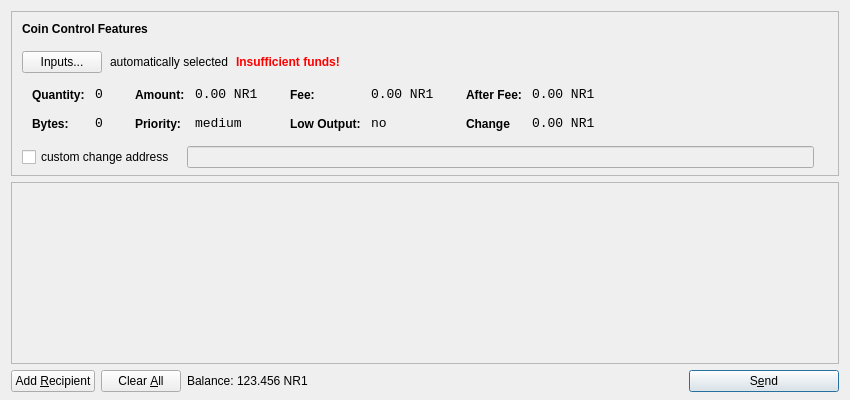
<?xml version="1.0" encoding="UTF-8"?>
<ui version="4.0">
 <class>SendCoinsDialog</class>
 <widget class="QDialog" name="SendCoinsDialog">
  <property name="geometry">
   <rect>
    <x>0</x>
    <y>0</y>
    <width>850</width>
    <height>400</height>
   </rect>
  </property>
  <property name="windowTitle">
   <string>Send Coins</string>
  </property>
  <layout class="QVBoxLayout" name="verticalLayout" stretch="0,1,0">
   <property name="bottomMargin">
    <number>8</number>
   </property>
   <item>
    <widget class="QFrame" name="frameCoinControl">
     <property name="sizePolicy">
      <sizepolicy hsizetype="Expanding" vsizetype="Expanding">
       <horstretch>0</horstretch>
       <verstretch>0</verstretch>
      </sizepolicy>
     </property>
     <property name="maximumSize">
      <size>
       <width>16777215</width>
       <height>16777215</height>
      </size>
     </property>
     <property name="frameShape">
      <enum>QFrame::StyledPanel</enum>
     </property>
     <property name="frameShadow">
      <enum>QFrame::Sunken</enum>
     </property>
     <layout class="QVBoxLayout" name="verticalLayoutCoinControl2">
      <property name="spacing">
       <number>-1</number>
      </property>
      <property name="leftMargin">
       <number>0</number>
      </property>
      <property name="topMargin">
       <number>0</number>
      </property>
      <property name="rightMargin">
       <number>0</number>
      </property>
      <property name="bottomMargin">
       <number>6</number>
      </property>
      <item>
       <layout class="QVBoxLayout" name="verticalLayoutCoinControl" stretch="0,0,0,0,1">
        <property name="spacing">
         <number>0</number>
        </property>
        <property name="leftMargin">
         <number>10</number>
        </property>
        <property name="topMargin">
         <number>10</number>
        </property>
        <item>
         <layout class="QHBoxLayout" name="horizontalLayoutCoinControl1">
          <property name="bottomMargin">
           <number>15</number>
          </property>
          <item>
           <widget class="QLabel" name="labelCoinControlFeatures">
            <property name="sizePolicy">
             <sizepolicy hsizetype="Preferred" vsizetype="Maximum">
              <horstretch>0</horstretch>
              <verstretch>0</verstretch>
             </sizepolicy>
            </property>
            <property name="font">
             <font>
              <weight>75</weight>
              <bold>true</bold>
             </font>
            </property>
            <property name="styleSheet">
             <string notr="true">font-weight:bold;</string>
            </property>
            <property name="text">
             <string>Coin Control Features</string>
            </property>
           </widget>
          </item>
         </layout>
        </item>
        <item>
         <layout class="QHBoxLayout" name="horizontalLayoutCoinControl2" stretch="0,0,0,0">
          <property name="spacing">
           <number>8</number>
          </property>
          <property name="bottomMargin">
           <number>10</number>
          </property>
          <item>
           <widget class="QPushButton" name="pushButtonCoinControl">
            <property name="styleSheet">
             <string notr="true"/>
            </property>
            <property name="text">
             <string>Inputs...</string>
            </property>
           </widget>
          </item>
          <item>
           <widget class="QLabel" name="labelCoinControlAutomaticallySelected">
            <property name="text">
             <string>automatically selected</string>
            </property>
            <property name="margin">
             <number>5</number>
            </property>
           </widget>
          </item>
          <item>
           <widget class="QLabel" name="labelCoinControlInsuffFunds">
            <property name="font">
             <font>
              <weight>75</weight>
              <bold>true</bold>
             </font>
            </property>
            <property name="styleSheet">
             <string notr="true">color:red;font-weight:bold;</string>
            </property>
            <property name="text">
             <string>Insufficient funds!</string>
            </property>
            <property name="margin">
             <number>5</number>
            </property>
           </widget>
          </item>
          <item>
           <spacer name="horizontalSpacerCoinControl">
            <property name="orientation">
             <enum>Qt::Horizontal</enum>
            </property>
            <property name="sizeHint" stdset="0">
             <size>
              <width>40</width>
              <height>1</height>
             </size>
            </property>
           </spacer>
          </item>
         </layout>
        </item>
        <item>
         <widget class="QWidget" name="widgetCoinControl" native="true">
          <property name="sizePolicy">
           <sizepolicy hsizetype="Preferred" vsizetype="Preferred">
            <horstretch>0</horstretch>
            <verstretch>0</verstretch>
           </sizepolicy>
          </property>
          <property name="minimumSize">
           <size>
            <width>0</width>
            <height>0</height>
           </size>
          </property>
          <property name="styleSheet">
           <string notr="true"/>
          </property>
          <layout class="QHBoxLayout" name="horizontalLayoutCoinControl5">
           <property name="margin">
            <number>0</number>
           </property>
           <item>
            <layout class="QHBoxLayout" name="horizontalLayoutCoinControl3" stretch="0,0,0,1">
             <property name="spacing">
              <number>20</number>
             </property>
             <property name="topMargin">
              <number>0</number>
             </property>
             <property name="bottomMargin">
              <number>10</number>
             </property>
             <item>
              <layout class="QFormLayout" name="formLayoutCoinControl1">
               <property name="horizontalSpacing">
                <number>10</number>
               </property>
               <property name="verticalSpacing">
                <number>14</number>
               </property>
               <property name="leftMargin">
                <number>10</number>
               </property>
               <property name="topMargin">
                <number>4</number>
               </property>
               <property name="rightMargin">
                <number>6</number>
               </property>
               <item row="0" column="0">
                <widget class="QLabel" name="labelCoinControlQuantityText">
                 <property name="styleSheet">
                  <string notr="true">font-weight:bold;</string>
                 </property>
                 <property name="text">
                  <string>Quantity:</string>
                 </property>
                 <property name="margin">
                  <number>0</number>
                 </property>
                </widget>
               </item>
               <item row="0" column="1">
                <widget class="QLabel" name="labelCoinControlQuantity">
                 <property name="font">
                  <font>
                   <family>Monospace</family>
                   <pointsize>10</pointsize>
                  </font>
                 </property>
                 <property name="cursor">
                  <cursorShape>IBeamCursor</cursorShape>
                 </property>
                 <property name="contextMenuPolicy">
                  <enum>Qt::ActionsContextMenu</enum>
                 </property>
                 <property name="text">
                  <string>0</string>
                 </property>
                 <property name="margin">
                  <number>0</number>
                 </property>
                 <property name="textInteractionFlags">
                  <set>Qt::LinksAccessibleByMouse|Qt::TextSelectableByKeyboard|Qt::TextSelectableByMouse</set>
                 </property>
                </widget>
               </item>
               <item row="1" column="0">
                <widget class="QLabel" name="labelCoinControlBytesText">
                 <property name="styleSheet">
                  <string notr="true">font-weight:bold;</string>
                 </property>
                 <property name="text">
                  <string>Bytes:</string>
                 </property>
                </widget>
               </item>
               <item row="1" column="1">
                <widget class="QLabel" name="labelCoinControlBytes">
                 <property name="font">
                  <font>
                   <family>Monospace</family>
                   <pointsize>10</pointsize>
                  </font>
                 </property>
                 <property name="cursor">
                  <cursorShape>IBeamCursor</cursorShape>
                 </property>
                 <property name="contextMenuPolicy">
                  <enum>Qt::ActionsContextMenu</enum>
                 </property>
                 <property name="text">
                  <string>0</string>
                 </property>
                 <property name="textInteractionFlags">
                  <set>Qt::LinksAccessibleByMouse|Qt::TextSelectableByKeyboard|Qt::TextSelectableByMouse</set>
                 </property>
                </widget>
               </item>
              </layout>
             </item>
             <item>
              <layout class="QFormLayout" name="formLayoutCoinControl2">
               <property name="horizontalSpacing">
                <number>10</number>
               </property>
               <property name="verticalSpacing">
                <number>14</number>
               </property>
               <property name="leftMargin">
                <number>6</number>
               </property>
               <property name="topMargin">
                <number>4</number>
               </property>
               <property name="rightMargin">
                <number>6</number>
               </property>
               <item row="0" column="0">
                <widget class="QLabel" name="labelCoinControlAmountText">
                 <property name="styleSheet">
                  <string notr="true">font-weight:bold;</string>
                 </property>
                 <property name="text">
                  <string>Amount:</string>
                 </property>
                 <property name="margin">
                  <number>0</number>
                 </property>
                </widget>
               </item>
               <item row="0" column="1">
                <widget class="QLabel" name="labelCoinControlAmount">
                 <property name="font">
                  <font>
                   <family>Monospace</family>
                   <pointsize>10</pointsize>
                  </font>
                 </property>
                 <property name="cursor">
                  <cursorShape>IBeamCursor</cursorShape>
                 </property>
                 <property name="contextMenuPolicy">
                  <enum>Qt::ActionsContextMenu</enum>
                 </property>
                 <property name="text">
                  <string>0.00 NR1</string>
                 </property>
                 <property name="textInteractionFlags">
                  <set>Qt::LinksAccessibleByMouse|Qt::TextSelectableByKeyboard|Qt::TextSelectableByMouse</set>
                 </property>
                </widget>
               </item>
               <item row="1" column="0">
                <widget class="QLabel" name="labelCoinControlPriorityText">
                 <property name="styleSheet">
                  <string notr="true">font-weight:bold;</string>
                 </property>
                 <property name="text">
                  <string>Priority:</string>
                 </property>
                </widget>
               </item>
               <item row="1" column="1">
                <widget class="QLabel" name="labelCoinControlPriority">
                 <property name="font">
                  <font>
                   <family>Monospace</family>
                   <pointsize>10</pointsize>
                  </font>
                 </property>
                 <property name="cursor">
                  <cursorShape>IBeamCursor</cursorShape>
                 </property>
                 <property name="contextMenuPolicy">
                  <enum>Qt::ActionsContextMenu</enum>
                 </property>
                 <property name="text">
                  <string>medium</string>
                 </property>
                 <property name="textInteractionFlags">
                  <set>Qt::LinksAccessibleByMouse|Qt::TextSelectableByKeyboard|Qt::TextSelectableByMouse</set>
                 </property>
                </widget>
               </item>
              </layout>
             </item>
             <item>
              <layout class="QFormLayout" name="formLayoutCoinControl3">
               <property name="horizontalSpacing">
                <number>10</number>
               </property>
               <property name="verticalSpacing">
                <number>14</number>
               </property>
               <property name="leftMargin">
                <number>6</number>
               </property>
               <property name="topMargin">
                <number>4</number>
               </property>
               <property name="rightMargin">
                <number>6</number>
               </property>
               <item row="0" column="0">
                <widget class="QLabel" name="labelCoinControlFeeText">
                 <property name="styleSheet">
                  <string notr="true">font-weight:bold;</string>
                 </property>
                 <property name="text">
                  <string>Fee:</string>
                 </property>
                 <property name="margin">
                  <number>0</number>
                 </property>
                </widget>
               </item>
               <item row="0" column="1">
                <widget class="QLabel" name="labelCoinControlFee">
                 <property name="font">
                  <font>
                   <family>Monospace</family>
                   <pointsize>10</pointsize>
                  </font>
                 </property>
                 <property name="cursor">
                  <cursorShape>IBeamCursor</cursorShape>
                 </property>
                 <property name="contextMenuPolicy">
                  <enum>Qt::ActionsContextMenu</enum>
                 </property>
                 <property name="text">
                  <string>0.00 NR1</string>
                 </property>
                 <property name="textInteractionFlags">
                  <set>Qt::LinksAccessibleByMouse|Qt::TextSelectableByKeyboard|Qt::TextSelectableByMouse</set>
                 </property>
                </widget>
               </item>
               <item row="1" column="0">
                <widget class="QLabel" name="labelCoinControlLowOutputText">
                 <property name="styleSheet">
                  <string notr="true">font-weight:bold;</string>
                 </property>
                 <property name="text">
                  <string>Low Output:</string>
                 </property>
                </widget>
               </item>
               <item row="1" column="1">
                <widget class="QLabel" name="labelCoinControlLowOutput">
                 <property name="font">
                  <font>
                   <family>Monospace</family>
                   <pointsize>10</pointsize>
                  </font>
                 </property>
                 <property name="cursor">
                  <cursorShape>IBeamCursor</cursorShape>
                 </property>
                 <property name="contextMenuPolicy">
                  <enum>Qt::ActionsContextMenu</enum>
                 </property>
                 <property name="text">
                  <string>no</string>
                 </property>
                 <property name="textInteractionFlags">
                  <set>Qt::LinksAccessibleByMouse|Qt::TextSelectableByKeyboard|Qt::TextSelectableByMouse</set>
                 </property>
                </widget>
               </item>
              </layout>
             </item>
             <item>
              <layout class="QFormLayout" name="formLayoutCoinControl4">
               <property name="horizontalSpacing">
                <number>10</number>
               </property>
               <property name="verticalSpacing">
                <number>14</number>
               </property>
               <property name="leftMargin">
                <number>6</number>
               </property>
               <property name="topMargin">
                <number>4</number>
               </property>
               <property name="rightMargin">
                <number>6</number>
               </property>
               <item row="0" column="0">
                <widget class="QLabel" name="labelCoinControlAfterFeeText">
                 <property name="styleSheet">
                  <string notr="true">font-weight:bold;</string>
                 </property>
                 <property name="text">
                  <string>After Fee:</string>
                 </property>
                 <property name="margin">
                  <number>0</number>
                 </property>
                </widget>
               </item>
               <item row="0" column="1">
                <widget class="QLabel" name="labelCoinControlAfterFee">
                 <property name="font">
                  <font>
                   <family>Monospace</family>
                   <pointsize>10</pointsize>
                  </font>
                 </property>
                 <property name="cursor">
                  <cursorShape>IBeamCursor</cursorShape>
                 </property>
                 <property name="contextMenuPolicy">
                  <enum>Qt::ActionsContextMenu</enum>
                 </property>
                 <property name="text">
                  <string>0.00 NR1</string>
                 </property>
                 <property name="textInteractionFlags">
                  <set>Qt::LinksAccessibleByMouse|Qt::TextSelectableByKeyboard|Qt::TextSelectableByMouse</set>
                 </property>
                </widget>
               </item>
               <item row="1" column="0">
                <widget class="QLabel" name="labelCoinControlChangeText">
                 <property name="styleSheet">
                  <string notr="true">font-weight:bold;</string>
                 </property>
                 <property name="text">
                  <string>Change</string>
                 </property>
                </widget>
               </item>
               <item row="1" column="1">
                <widget class="QLabel" name="labelCoinControlChange">
                 <property name="font">
                  <font>
                   <family>Monospace</family>
                   <pointsize>10</pointsize>
                  </font>
                 </property>
                 <property name="cursor">
                  <cursorShape>IBeamCursor</cursorShape>
                 </property>
                 <property name="contextMenuPolicy">
                  <enum>Qt::ActionsContextMenu</enum>
                 </property>
                 <property name="text">
                  <string>0.00 NR1</string>
                 </property>
                 <property name="textInteractionFlags">
                  <set>Qt::LinksAccessibleByMouse|Qt::TextSelectableByKeyboard|Qt::TextSelectableByMouse</set>
                 </property>
                </widget>
               </item>
              </layout>
             </item>
            </layout>
           </item>
          </layout>
         </widget>
        </item>
        <item>
         <layout class="QHBoxLayout" name="horizontalLayoutCoinControl4" stretch="0,0,0">
          <property name="spacing">
           <number>12</number>
          </property>
          <property name="sizeConstraint">
           <enum>QLayout::SetDefaultConstraint</enum>
          </property>
          <property name="topMargin">
           <number>5</number>
          </property>
          <property name="rightMargin">
           <number>5</number>
          </property>
          <item>
           <widget class="QCheckBox" name="checkBoxCoinControlChange">
            <property name="text">
             <string>custom change address</string>
            </property>
           </widget>
          </item>
          <item>
           <widget class="QLineEdit" name="lineEditCoinControlChange">
            <property name="enabled">
             <bool>false</bool>
            </property>
            <property name="sizePolicy">
             <sizepolicy hsizetype="Expanding" vsizetype="Fixed">
              <horstretch>0</horstretch>
              <verstretch>0</verstretch>
             </sizepolicy>
            </property>
           </widget>
          </item>
          <item>
           <widget class="QLabel" name="labelCoinControlChangeLabel">
            <property name="sizePolicy">
             <sizepolicy hsizetype="Preferred" vsizetype="Expanding">
              <horstretch>0</horstretch>
              <verstretch>0</verstretch>
             </sizepolicy>
            </property>
            <property name="minimumSize">
             <size>
              <width>0</width>
              <height>0</height>
             </size>
            </property>
            <property name="text">
             <string/>
            </property>
            <property name="margin">
             <number>3</number>
            </property>
           </widget>
          </item>
         </layout>
        </item>
        <item>
         <spacer name="verticalSpacerCoinControl">
          <property name="orientation">
           <enum>Qt::Vertical</enum>
          </property>
          <property name="sizeHint" stdset="0">
           <size>
            <width>800</width>
            <height>1</height>
           </size>
          </property>
         </spacer>
        </item>
       </layout>
      </item>
     </layout>
    </widget>
   </item>
   <item>
    <widget class="QScrollArea" name="scrollArea">
     <property name="widgetResizable">
      <bool>true</bool>
     </property>
     <widget class="QWidget" name="scrollAreaWidgetContents">
      <property name="geometry">
       <rect>
        <x>0</x>
        <y>0</y>
        <width>830</width>
        <height>165</height>
       </rect>
      </property>
      <layout class="QVBoxLayout" name="verticalLayout_2">
       <property name="margin">
        <number>0</number>
       </property>
       <item>
        <layout class="QVBoxLayout" name="entries">
         <property name="spacing">
          <number>6</number>
         </property>
        </layout>
       </item>
       <item>
        <spacer name="verticalSpacer">
         <property name="orientation">
          <enum>Qt::Vertical</enum>
         </property>
         <property name="sizeHint" stdset="0">
          <size>
           <width>20</width>
           <height>40</height>
          </size>
         </property>
        </spacer>
       </item>
      </layout>
     </widget>
    </widget>
   </item>
   <item>
    <layout class="QHBoxLayout" name="horizontalLayout">
     <item>
      <widget class="QPushButton" name="addButton">
       <property name="toolTip">
        <string>Send to multiple recipients at once</string>
       </property>
       <property name="text">
        <string>Add &amp;Recipient</string>
       </property>
       <property name="icon">
        <iconset resource="../bitcoin.qrc">
         <normaloff>:/icons/add</normaloff>:/icons/add</iconset>
       </property>
       <property name="autoDefault">
        <bool>false</bool>
       </property>
      </widget>
     </item>
     <item>
      <widget class="QPushButton" name="clearButton">
       <property name="sizePolicy">
        <sizepolicy hsizetype="Minimum" vsizetype="Fixed">
         <horstretch>0</horstretch>
         <verstretch>0</verstretch>
        </sizepolicy>
       </property>
       <property name="toolTip">
        <string>Remove all transaction fields</string>
       </property>
       <property name="text">
        <string>Clear &amp;All</string>
       </property>
       <property name="icon">
        <iconset resource="../bitcoin.qrc">
         <normaloff>:/icons/remove</normaloff>:/icons/remove</iconset>
       </property>
       <property name="autoRepeatDelay">
        <number>300</number>
       </property>
       <property name="autoDefault">
        <bool>false</bool>
       </property>
      </widget>
     </item>
     <item>
      <layout class="QHBoxLayout" name="horizontalLayout_2">
       <property name="spacing">
        <number>3</number>
       </property>
       <item>
        <widget class="QLabel" name="label">
         <property name="sizePolicy">
          <sizepolicy hsizetype="Preferred" vsizetype="Fixed">
           <horstretch>0</horstretch>
           <verstretch>0</verstretch>
          </sizepolicy>
         </property>
         <property name="text">
          <string>Balance:</string>
         </property>
        </widget>
       </item>
       <item>
        <widget class="QLabel" name="labelBalance">
         <property name="sizePolicy">
          <sizepolicy hsizetype="Preferred" vsizetype="Fixed">
           <horstretch>0</horstretch>
           <verstretch>0</verstretch>
          </sizepolicy>
         </property>
         <property name="cursor">
          <cursorShape>IBeamCursor</cursorShape>
         </property>
         <property name="text">
          <string>123.456 NR1</string>
         </property>
         <property name="textInteractionFlags">
          <set>Qt::LinksAccessibleByMouse|Qt::TextSelectableByKeyboard|Qt::TextSelectableByMouse</set>
         </property>
        </widget>
       </item>
      </layout>
     </item>
     <item>
      <spacer name="horizontalSpacer">
       <property name="orientation">
        <enum>Qt::Horizontal</enum>
       </property>
       <property name="sizeHint" stdset="0">
        <size>
         <width>40</width>
         <height>20</height>
        </size>
       </property>
      </spacer>
     </item>
     <item>
      <widget class="QPushButton" name="sendButton">
       <property name="minimumSize">
        <size>
         <width>150</width>
         <height>0</height>
        </size>
       </property>
       <property name="toolTip">
        <string>Confirm the send action</string>
       </property>
       <property name="text">
        <string>S&amp;end</string>
       </property>
       <property name="icon">
        <iconset resource="../bitcoin.qrc">
         <normaloff>:/icons/send</normaloff>:/icons/send</iconset>
       </property>
       <property name="default">
        <bool>true</bool>
       </property>
      </widget>
     </item>
    </layout>
   </item>
  </layout>
 </widget>
 <resources>
  <include location="../bitcoin.qrc"/>
 </resources>
 <connections/>
</ui>
